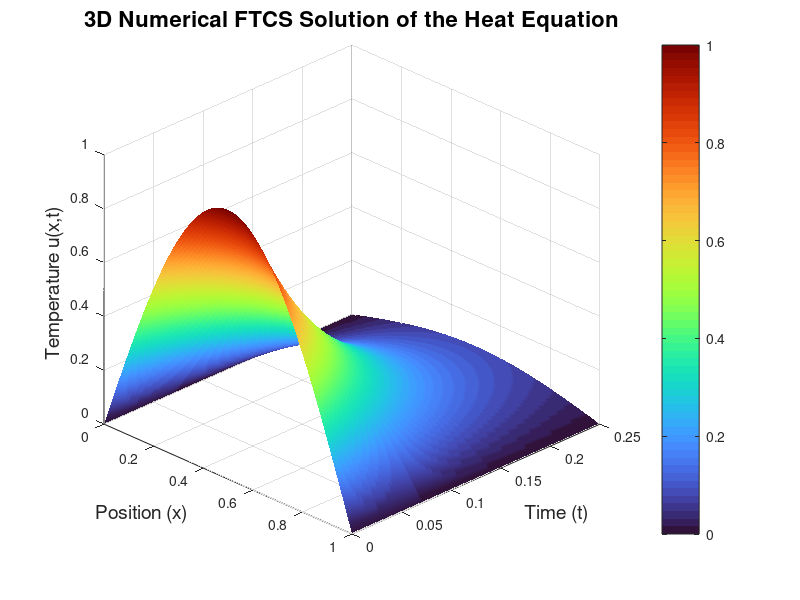

This figure's MATLAB source:
clc; clear; close all;

% ============================
% Parameters
% ============================
k = 1;                 % diffusion coefficient
L = 1;                 % domain length
Nx = 100;              % number of spatial steps
dx = L / Nx;           % spatial step size
x = linspace(0, L, Nx+1);

dt = 0.00005;          % stable time step (satisfies r <= 0.5)
r = k * dt / dx^2;
fprintf("\nFourier number r = %f\n", r);

T_final = 0.25;        % final simulation time
Nt = round(T_final / dt);

% ============================
% Initial and boundary conditions
% ============================
u = sin(pi * x);       % initial temperature
U_matrix = zeros(Nt+1, Nx+1);
U_matrix(1, :) = u;

% ============================
% FTCS Time Integration
% ============================
for n = 1:Nt
    u_new = u;
    for i = 2:Nx
        u_new(i) = u(i) + r * (u(i+1) - 2*u(i) + u(i-1));
    end

    % Boundary conditions
    u_new(1) = 0;
    u_new(end) = 0;

    u = u_new;
    U_matrix(n+1, :) = u;
end

% ============================
% Create 3D Surface Plot
% ============================
t = linspace(0, T_final, Nt+1);
[X, T] = meshgrid(x, t);

figure;
surf(X, T, U_matrix);

shading interp;
colormap turbo;
colorbar;

xlabel('Position (x)', 'FontSize', 14);
ylabel('Time (t)', 'FontSize', 14);
zlabel('Temperature u(x,t)', 'FontSize', 14);
title('3D Numerical FTCS Solution of the Heat Equation', 'FontSize', 16);

grid on;
view(45, 30);
